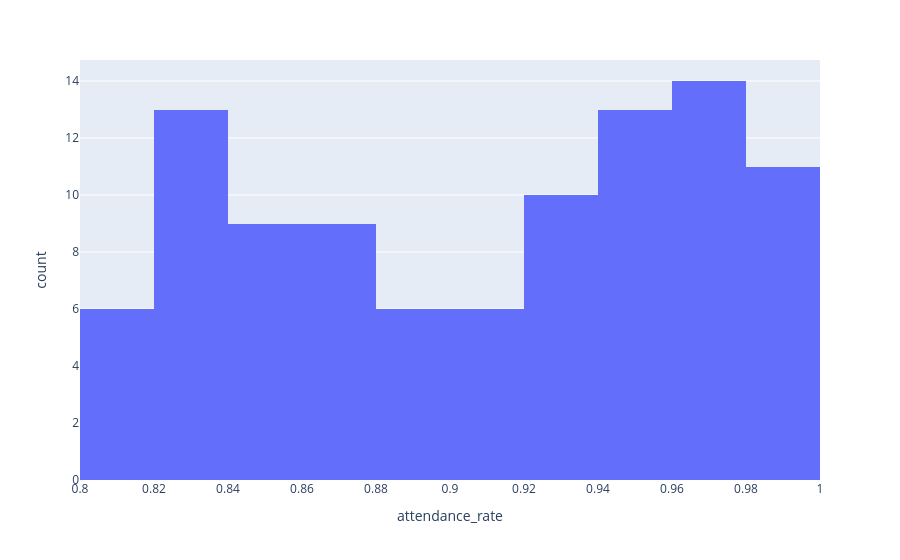

Notebook source saved alongside this figure:
### Code cell
fig = px.histogram(students_marks,x='attendance_rate')
fig.show()

### Figure 1 — Plotly figure (JSON) as saved in the notebook; plotly's stock layout.template omitted (floating-point values rounded to 4 significant figures)
{"data": [{"alignmentgroup": "True", "bingroup": "x", "hovertemplate": "attendance_rate=%{x}<br>count=%{y}<extra></extra>", "legendgroup": "", "marker": {"color": "#636efa", "pattern": {"shape": ""}}, "name": "", "offsetgroup": "", "orientation": "v", "showlegend": false, "type": "histogram", "x": [0.89, 0.98, 0.83, 0.92, 0.8, 0.94, 0.95, 0.97, 0.84, 0.97, 0.8, 0.92, 0.93, 0.84, 0.94, 0.99, 0.87, 0.96, 0.95, 0.99, 0.92, 0.95, 0.98, 0.89, 0.85, 0.88, 0.82, 0.81, 0.9, 1, 0.97, 0.85, 0.86, 0.99, 0.95, 1, 0.92, 0.96, 0.96, 0.97, 0.83, 0.87, 1, 0.88, 0.83, 0.83, 0.88, 0.84, 0.98, 0.87, 0.91, 0.99, 0.99, 0.87, 0.97, 0.98, 0.97, 0.97, 0.87, 0.93, 0.91, 0.83, 0.8, 0.92, 0.88, 0.97, 0.92, 0.94, 0.85, 0.91, 0.95, 0.84, 0.81, 0.82, 0.93, 0.99, 0.94, 0.91, 0.96, 0.94, 0.92, 0.86, 0.85, 0.95, 0.82, 0.83, 0.86, 0.96, 0.83, 0.86, 0.84, 0.81, 0.82, 0.91, 0.82, 0.94, 0.83, 0.97, 0.98, 0.95], "xaxis": "x", "yaxis": "y"}], "layout": {"barmode": "relative", "legend": {"tracegroupgap": 0}, "margin": {"t": 60}, "xaxis": {"anchor": "y", "domain": [0, 1], "title": {"text": "attendance_rate"}}, "yaxis": {"anchor": "x", "domain": [0, 1], "title": {"text": "count"}}}}
